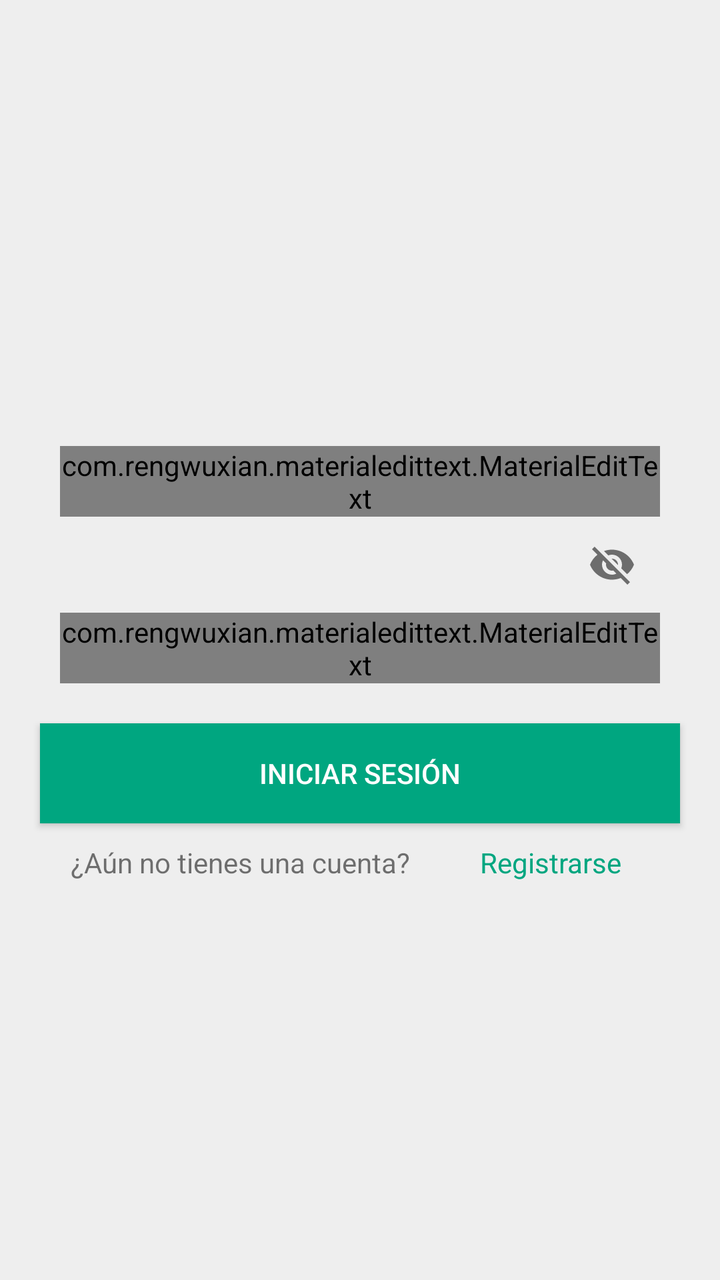
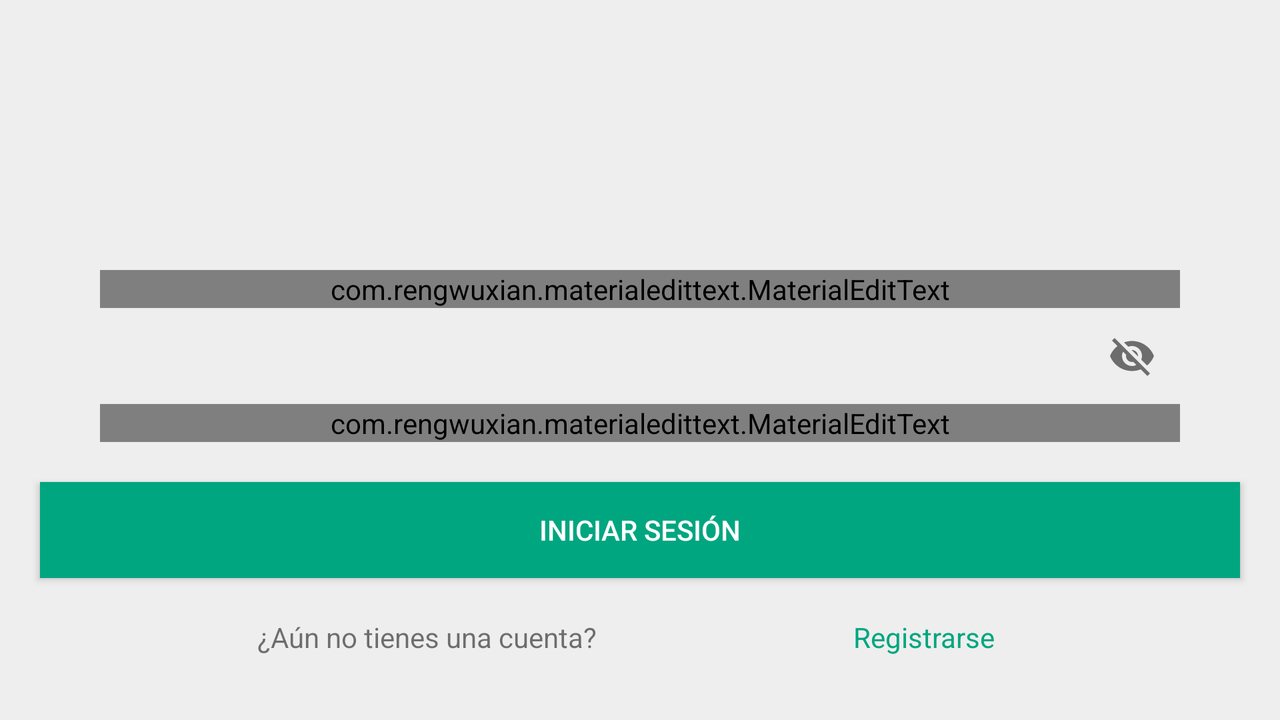

Compare how this app lays out the same screen by default and in its alternative resource folder. The renders come first, then the two layout files and the values they reference.
<!-- AndroidManifest.xml: application theme AppTheme -->
<!-- res/layout/activity_main.xml -->
<?xml version="1.0" encoding="utf-8"?>
<LinearLayout xmlns:android="http://schemas.android.com/apk/res/android"
    android:orientation="vertical"
    xmlns:app="http://schemas.android.com/apk/res-auto"
    xmlns:tools="http://schemas.android.com/tools"
    android:layout_width="match_parent"
    android:layout_height="match_parent"
    android:background="@color/label"
    tools:context=".MainActivity">

    <ImageView
        android:id="@+id/imageView"
        android:layout_gravity="center"
        android:layout_width="193dp"
        android:layout_height="193dp"
        android:layout_marginTop="30dp"
        android:src="@drawable/lg" />
<LinearLayout
    android:layout_width="match_parent"
    android:layout_height="match_parent"
    android:orientation="vertical">
    <com.rengwuxian.materialedittext.MaterialEditText
        android:layout_gravity="center"
        android:drawablePadding="4dp"
        android:drawableStart="@drawable/users"
        app:met_floatingLabel="highlight"
        android:layout_width="match_parent"
        android:layout_marginRight="30dp"
        android:layout_marginLeft="30dp"
        android:layout_height="wrap_content"
        android:inputType="textPersonName"
        android:id="@+id/txtUsuario"
        android:hint="Correo o nombre de usuario "/>

    <android.support.design.widget.TextInputLayout
        android:layout_marginRight="30dp"
        android:layout_marginLeft="30dp"
        android:layout_width="match_parent"
        android:layout_height="wrap_content"
        android:layout_gravity="center"
        android:theme="@style/TextLabel"
        app:passwordToggleEnabled="true">

        <com.rengwuxian.materialedittext.MaterialEditText
            android:drawableStart="@drawable/lock"
            app:met_floatingLabel="highlight"
            android:drawablePadding="4dp"
            android:id="@+id/txtClave"
            android:textCursorDrawable="@color/colorAccent"
            android:hint="Escriba su contraseña"
            android:textColorHint="#eeee"
            android:layout_width="match_parent"
            android:layout_height="wrap_content"
            android:inputType="textPassword"/>
    </android.support.design.widget.TextInputLayout>

    <Button
        android:layout_gravity="center"
        android:background="@color/colorPrimary"
        android:id="@+id/btnIngresar"
        android:textColor="@android:color/white"
        android:layout_width="match_parent"
        android:layout_height="50dp"
        android:layout_marginBottom="10dp"
        android:layout_marginTop="20dp"
        android:layout_marginRight="20dp"
        android:layout_marginLeft="20dp"
        android:text="Iniciar sesión" />

    <LinearLayout
        android:layout_width="match_parent"
        android:layout_height="wrap_content"
        android:orientation="horizontal">
        <TextView
            android:layout_width="0dp"
            android:id="@+id/lblNotAccount"
            android:layout_weight="2"
            android:layout_height="wrap_content"
            android:text="¿Aún no tienes una cuenta?"
            android:gravity="center"/>
        <TextView
            android:layout_width="0dp"
            android:layout_weight="1"
            android:id="@+id/lblRegistro"
            android:textColor="@color/colorPrimary"
            android:layout_height="wrap_content"
            android:text="Registrarse" />
    </LinearLayout>
    <TextView
        android:id="@+id/lblMensaje"
        android:layout_width="wrap_content"
        android:layout_height="wrap_content"
        android:textColor="#E74C3C"
        android:layout_gravity="center"/>
</LinearLayout>

</LinearLayout>
<!-- resources referenced by this layout -->
<resources>
  <color name="colorAccent">#FF4081</color>
  <color name="colorPrimary">#00a680</color>
  <color name="label">#eeeeee</color>
  <!-- drawable lock: png bitmap (drawable, 544 bytes) -->
  <style name="TextLabel" parent="TextAppearance.AppCompat">
          
          <item name="android:textColorHint">@color/label</item>
  
          <item name="android:textColorLink">@color/colorPrimary</item>
          
          <item name="colorAccent">@color/colorAccent</item>
          <item name="colorControlActivated">@color/label</item>
      </style>
  <style name="AppTheme" parent="Theme.AppCompat.Light.DarkActionBar">
          
          <item name="colorPrimary">@color/colorPrimary</item>
          <item name="coordinatorLayoutStyle">@style/Widget.Support.CoordinatorLayout</item>
          <item name="colorPrimaryDark">@color/colorPrimaryDark</item>
          <item name="colorAccent">@color/colorAccent</item>
      </style>
  <color name="colorPrimaryDark">#078172</color>
</resources>
<!-- res/layout-land/activity_main.xml (the author's variant of the layout above) -->
<!-- drawn on the phone turned sideways -->
<?xml version="1.0" encoding="utf-8"?>
<ScrollView
    xmlns:android="http://schemas.android.com/apk/res/android"
    android:layout_width="fill_parent"
    android:background="@color/label"
    android:layout_height="fill_parent">
<LinearLayout xmlns:android="http://schemas.android.com/apk/res/android"
    android:orientation="vertical"
    xmlns:app="http://schemas.android.com/apk/res-auto"
    xmlns:tools="http://schemas.android.com/tools"
    android:layout_width="match_parent"
    android:layout_height="match_parent"
    tools:context=".MainActivity">

    <ImageView
        android:id="@+id/imageView"
        android:layout_gravity="center"
        android:layout_width="120dp"
        android:layout_height="120dp"
        android:layout_marginTop="15dp"
        android:src="@drawable/lg" />
<LinearLayout
    android:layout_width="match_parent"
    android:layout_height="match_parent"
    android:orientation="vertical">
    <com.rengwuxian.materialedittext.MaterialEditText
        android:layout_gravity="center"
        android:drawablePadding="4dp"
        android:drawableStart="@drawable/users"
        app:met_floatingLabel="highlight"
        android:layout_width="match_parent"
        android:layout_marginRight="50dp"
        android:layout_marginLeft="50dp"
        android:layout_height="wrap_content"
        android:inputType="textPersonName"
        android:id="@+id/txtUsuario"
        android:hint="Escriba su correo "/>

    <android.support.design.widget.TextInputLayout
        android:layout_marginRight="50dp"
        android:layout_marginLeft="50dp"
        android:layout_width="match_parent"
        android:layout_height="wrap_content"
        android:theme="@style/TextLabel"
        android:layout_gravity="center"
        app:passwordToggleEnabled="true">
        <com.rengwuxian.materialedittext.MaterialEditText

            android:drawableStart="@drawable/lock"
            app:met_floatingLabel="highlight"
            android:drawablePadding="4dp"
            android:id="@+id/txtClave"
            android:textCursorDrawable="@color/colorAccent"
            android:hint="Escriba su contraseña"
            android:layout_width="match_parent"
            android:layout_height="wrap_content"
            android:inputType="textPassword"/>
    </android.support.design.widget.TextInputLayout>
    <Button
        android:layout_gravity="center"
        android:background="@color/colorPrimary"
        android:id="@+id/btnIngresar"
        android:textColor="@android:color/white"
        android:layout_width="match_parent"
        android:layout_height="wrap_content"
        android:layout_margin="20dp"
        android:text="Iniciar sesión" />

    <LinearLayout
        android:layout_width="match_parent"
        android:layout_height="wrap_content"
        android:orientation="horizontal">
        <TextView
            android:layout_width="0dp"
            android:id="@+id/lblNotAccount"
            android:layout_weight="2"
            android:layout_height="wrap_content"
            android:text="¿Aún no tienes una cuenta?"
            android:gravity="center"/>
        <TextView
            android:layout_width="0dp"
            android:layout_weight="1"
            android:id="@+id/lblRegistro"
            android:textColor="@color/colorPrimary"
            android:layout_height="wrap_content"
            android:text="Registrarse" />
    </LinearLayout>
    <TextView
        android:id="@+id/lblMensaje"
        android:layout_width="wrap_content"
        android:layout_height="wrap_content"
        android:textColor="#E74C3C"
        android:layout_gravity="center"/>
</LinearLayout>
</LinearLayout>
</ScrollView>
